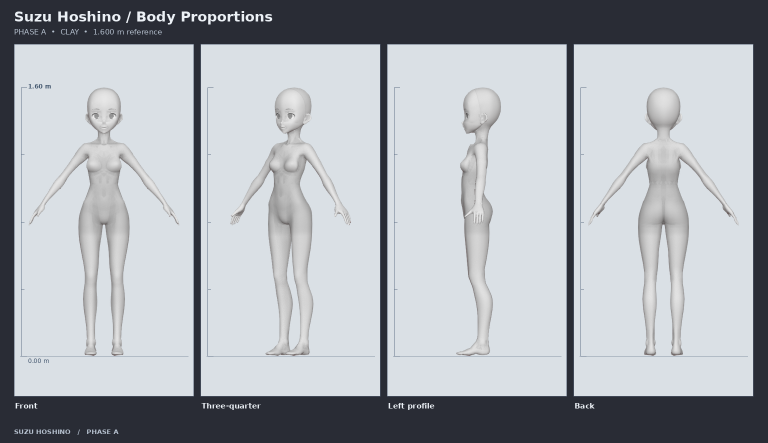
#> input picture previews/v2_phaseA/body_4view_clay.png, 1535 x 886 px, given in place of body_000.png, which was not available (shown at 1/2 size)
$ python compose.py ../../previews/v2_phaseA/body_4view_clay.png out.png
#> lines starting #> are read from the running program, lines starting #| are printed output that depends on the picture
"""Compose Phase A review boards using the named Blender render passes."""
from pathlib import Path
from PIL import Image, ImageDraw, ImageFont
import argparse

FORMATS = {
    'body_4view_clay': ('Suzu Hoshino / Body Proportions',
                        'PHASE A  •  CLAY  •  1.600 m reference',
                        ['Front', 'Three-quarter', 'Left profile', 'Back'],
                        [('body_000','body_045','body_090','body_180')]),
    'face_clay_vs_npr': ('Suzu Hoshino / Shape and Makeup',
                        'PHASE A  •  SAME HEAD AND CAMERAS  •  CLAY ABOVE / NPR BELOW',
                        ['Front', 'Left three-quarter', 'Left profile', 'Right three-quarter'],
                        [('clay_000','clay_045','clay_090','clay_315'),
                         ('npr_000','npr_045','npr_090','npr_315')]),
    'expressions_quickcheck': ('Suzu Hoshino / Expression Check',
                               'PHASE A  •  NATIVE EXPRESSION TARGETS  •  ACTUAL 3D RENDERS',
                               ['Gentle smile', 'Open laugh', 'Eyes-closed smile', 'Surprised'],
                               [('gentle','laugh','closed','surprise')])
}
SIZES={'body_4view_clay':(360,705),'face_clay_vs_npr':(395,395),
       'expressions_quickcheck':(395,440)}
BACKGROUND='#292c35'; TEXT='#ecf1f6'; DIM='#b6c1cf'; STROKE='#566174'
FONT='/usr/share/fonts/truetype/dejavu/DejaVuSans'
def f(px,bold=False): return ImageFont.truetype(FONT+('-Bold' if bold else '')+'.ttf',px)

def layout(kind,src,dest):
#> called with kind = 'body_4view_clay'
    title,subtitle,labels,rows=FORMATS[kind]
    w,h=SIZES[kind]
    m,g,top,bottom=28,13,88,54
    row_h=h+39
    sheet=Image.new('RGB',(4*w+2*m+3*g,top+len(rows)*row_h+bottom),BACKGROUND)
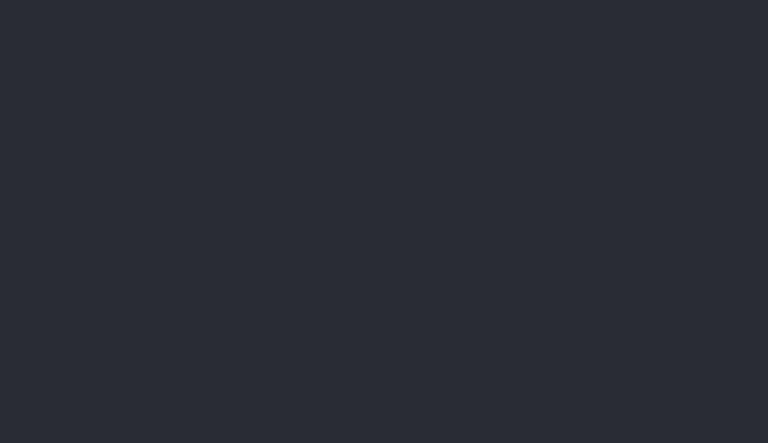
#> sheet: PIL image 1535x886 RGB (shown at 1/2 size); mean R, G, B 41, 44, 53
    d=ImageDraw.Draw(sheet)
    d.text((m,17),title,font=f(28,True),fill=TEXT)
    d.text((m,55),subtitle,font=f(15),fill=DIM)
    for j,row in enumerate(rows):
        y=top+j*row_h
        for i,stem in enumerate(row):
            x=m+i*(w+g)
            im=Image.open(src/(stem+'.png')).convert('RGBA')
            im.thumbnail((w,h),Image.Resampling.LANCZOS)
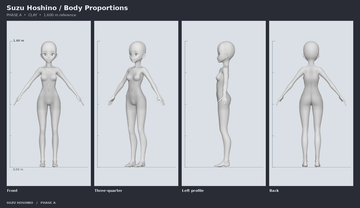
#> im: PIL image 360x208 RGBA; mean R, G, B, A 170.1, 174.7, 180.3, 255
            px,py=x+(w-im.width)//2,y+(h-im.height)//2
#> px = 28; py = 336
            if kind=='body_4view_clay':
                d.rectangle((x,y,x+w-1,y+h-1),fill=(218,224,229))
                y0=py+round(im.height*(.5+.810/1.724))
#> y0 = 538
                y16=py+round(im.height*(.5+(.810-1.600)/1.724))
#> y16 = 345
                d.line((x+12,y0,x+w-12,y0),fill='#8a98a7',width=1)
                d.line((x+14,y16,x+14,y0),fill='#637489',width=1)
                for step in range(5):
                    yy=y0+round((y16-y0)*step/4)
                    d.line((x+14,yy,x+(25 if step in (0,4) else 20),yy),fill='#637489',width=1)
                if i==0:
                    d.text((x+28,y16-10),'1.60 m',font=f(12,True),fill='#43576e')
                    d.text((x+28,y0+2),'0.00 m',font=f(12),fill='#43576e')
            sheet.paste(im,(px,py),im)
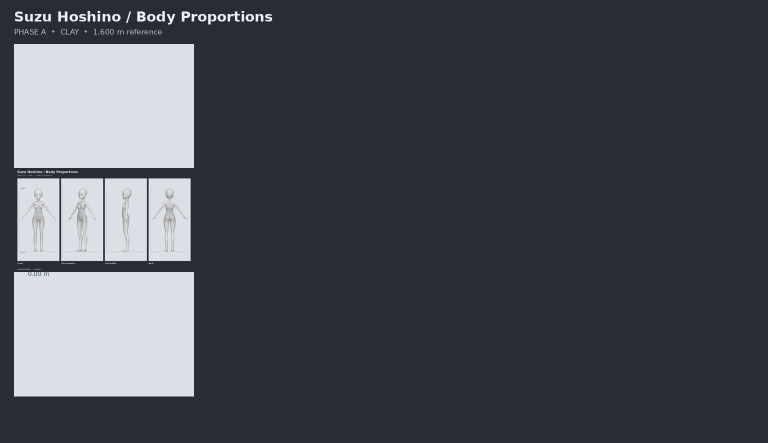
#> sheet: PIL image 1535x886 RGB (shown at 1/2 size); mean R, G, B 72.1, 75.6, 83.8
            d.rectangle((x,y,x+w-1,y+h-1),outline=STROKE)
            d.text((x+2,y+h+10),labels[i],font=f(15,True),fill=TEXT)
    d.text((m,sheet.height-31),'SUZU HOSHINO   /   PHASE A',font=f(13,True),fill=DIM)
    dest.mkdir(parents=True,exist_ok=True)
    sheet.save(dest/(kind+'.png'),optimize=True)

if __name__=='__main__':
    ap=argparse.ArgumentParser(description=__doc__)
    ap.add_argument('src',type=Path)
    ap.add_argument('dest',type=Path)
    ap.add_argument('--only',choices=tuple(FORMATS))
    a=ap.parse_args()
#> (the run stopped early here; a loop or call above may not have finished)
